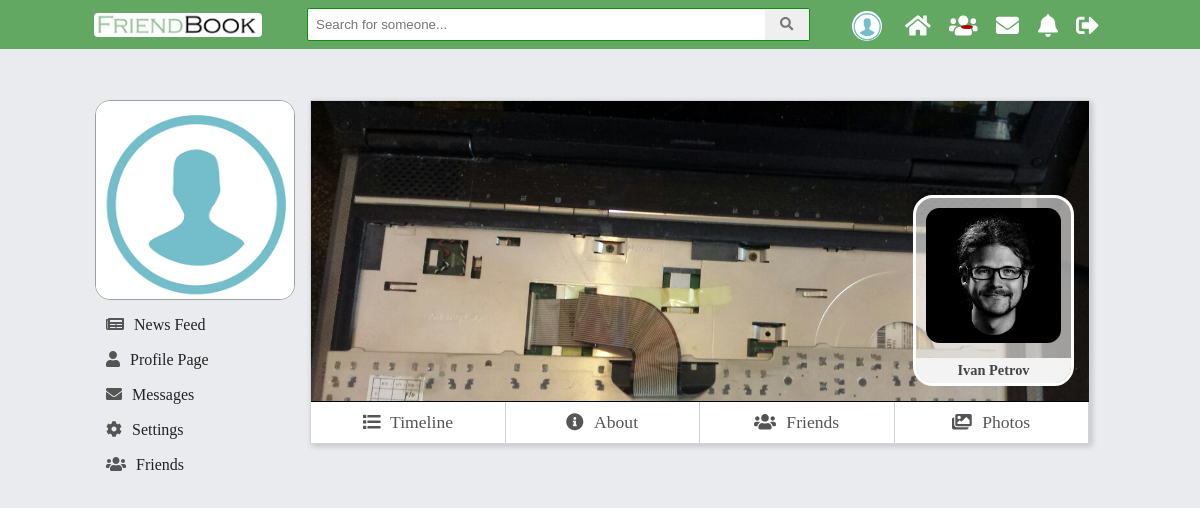
/V2.0/view/friends.php?id=13 (signed in), run on the app's committed database.
### tables this page shows
CREATE TABLE `users` (
  `id` int(11) NOT NULL,
  `first_name` varchar(45) DEFAULT NULL,
  `last_name` varchar(45) DEFAULT NULL,
  `email` varchar(100) NOT NULL,
  `password` varchar(150) NOT NULL,
  `reg_date` timestamp NOT NULL DEFAULT CURRENT_TIMESTAMP ON UPDATE CURRENT_TIMESTAMP,
  `gender` varchar(45) NOT NULL,
  `birthday` date NOT NULL,
  `relation_status` varchar(30) DEFAULT NULL,
  `profile_pic` varchar(200) NOT NULL,
  `profile_cover` varchar(200) NOT NULL,
  `description` varchar(500) DEFAULT NULL,
  `display_name` varchar(45) DEFAULT NULL,
  `country_id` int(11) DEFAULT NULL,
  `mobile_number` int(11) DEFAULT NULL,
  `www` varchar(100) DEFAULT NULL,
  `skype` varchar(50) DEFAULT NULL
);

### V2.0/model/users_dao.php (called while the page is built, shortened)
<?php
function getUserInfo($user_id) {
    $pdo = $GLOBALS['pdo'];
    $statement = $pdo->prepare("SELECT profile_pic, profile_cover, id, first_name, last_name
                                FROM users
                                WHERE users.id = ?
                                ");
    $statement->execute(array($user_id));
    $result = $statement->fetch(PDO::FETCH_ASSOC);
    return $result;
}

### V2.0/view/friends.php (the view, shortened to what this page needs)
<?php
require_once "../include/header.php";
require_once  "../include/mainHeader.php";
require_once "../model/users_dao.php";
if(isset($_GET['id'])){
    $userIdInfo = getUserInfo(htmlentities($_GET['id']));
    $profilePic = $userIdInfo["profile_pic"];
    $profileCover = $userIdInfo["profile_cover"];
    $userName = $userIdInfo["first_name"] . " " . $userIdInfo["last_name"];
}
else{
    $profilePic = $_SESSION["logged"]["profile_pic"];
    $profileCover = $_SESSION["logged"]["profile_cover"];
    $allPosts = getOwnPosts($_SESSION["logged"]["id"]);
}
?>
    <div id="left-col-grid">
        <div class="lwrap">
            <?php
            require_once  "../include/modules/leftProfileInfo.php";
            require_once  "../include/modules/leftNav.php";
            ?>
        </div>
    </div>
    <div id="content-grid">
        <div id="profileHolder">
            <div id="cover">
                <img  id="cover_img" src="<?php echo $profileCover; ?>" alt="user cover picture">
                <?php
                if(isset($_GET["id"]) && $_GET["id"] != $_SESSION["logged"]["id"]){
                    ?>
                    <div id="userPictrue">
                        <img  id="cover_img" src="<?php echo $profilePic; ?>" alt="user profile picture">
                        <div class="profile-mini-name"><?php echo $userName; ?></div>
                    </div>
                    <?php
                }
                ?>
            </div>
            <?php require_once '../include/profile_nav.php'; ?>
        </div>
    </div>
<?php
require_once "../include/mainFooter.php";
require_once "../include/footer.php";
?>

### V2.0/assets/css/main.css (style rules this page uses)
body { font-size: 1.1em; padding: 0; background-color: #e9ebee; margin: 0; padding-top: 50px; }
#left-col-grid { grid-area: left; }
#content-grid { grid-area: main; }
#left-col-grid { box-sizing: border-box; position: relative; width: 200px; }
#left-col-grid > *,#right-col-grid > * { position: fixed; width: inherit; }
div#userPictrue { position: absolute; background: #ffffff96; bottom: 15px; right: 15px; text-align: center; border-radius: 20px; overflow: hidden; border: 3px solid white; }
div#userPictrue img { max-width: 135px; border-radius: 10%; margin: 10px; }
div#cover { position: relative; height: 300px; width: 100%; overflow: hidden; }
div#profileHolder { background: white; box-shadow: 2px 2px 6px #00000030; border: 1px solid #0000002b; box-sizing: border-box; margin-bottom: 25px; }
.profile-mini-name { background: #f3f3f3; text-transform: capitalize; font-size: 0.9rem; font-weight: bold; color: #444; padding: 4px 0; box-sizing: border-box; }
img#cover_img { width: 100%; max-width: 778px; }

### data on the page
users: profile_cover (picture), profile_pic (picture), userName "Ivan Petrov"
